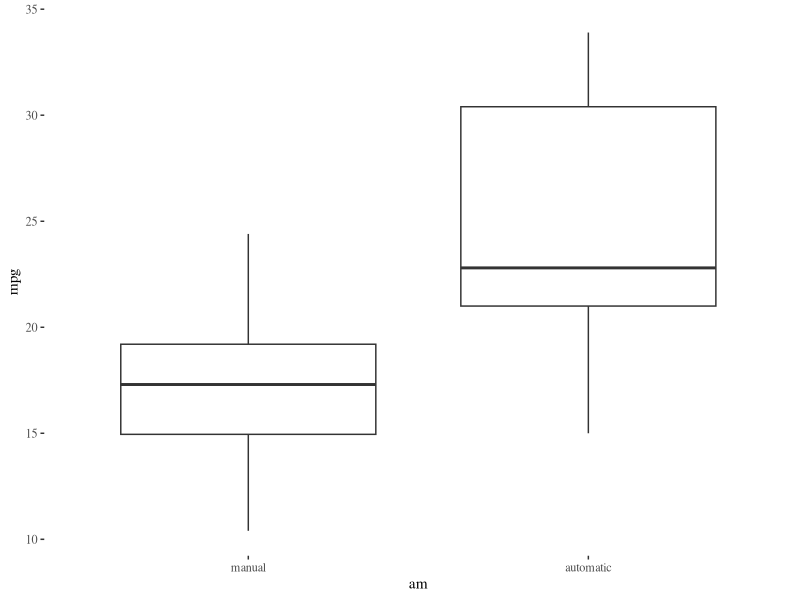
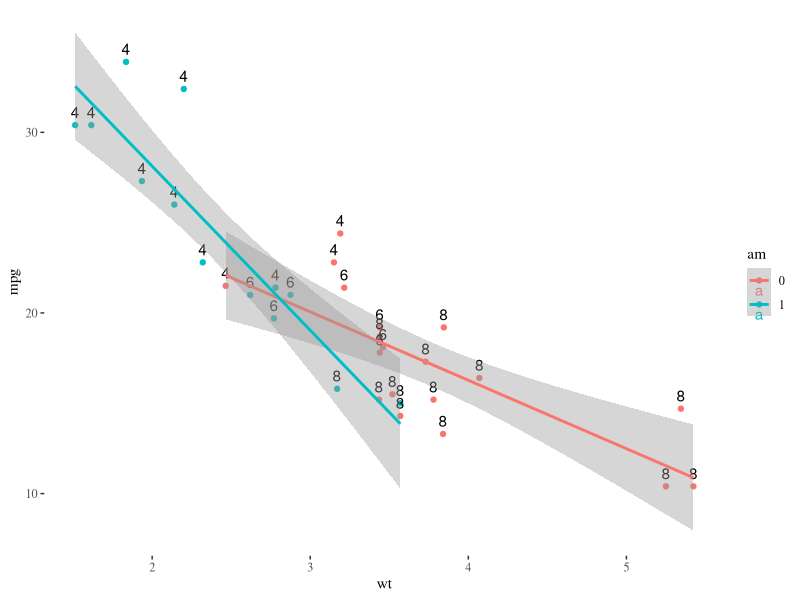
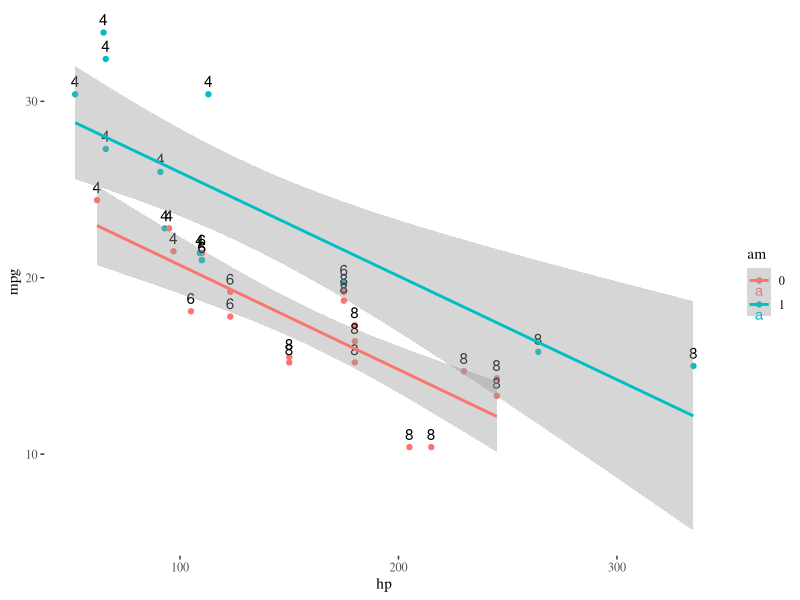
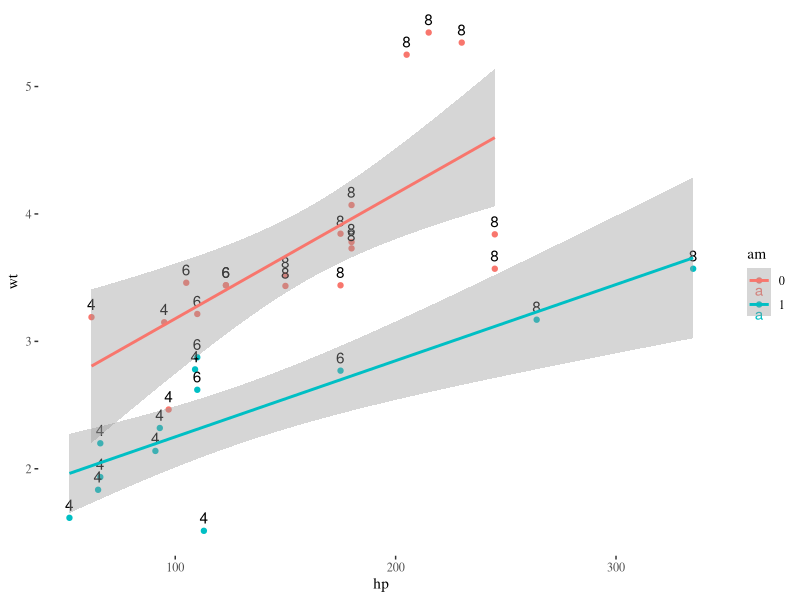
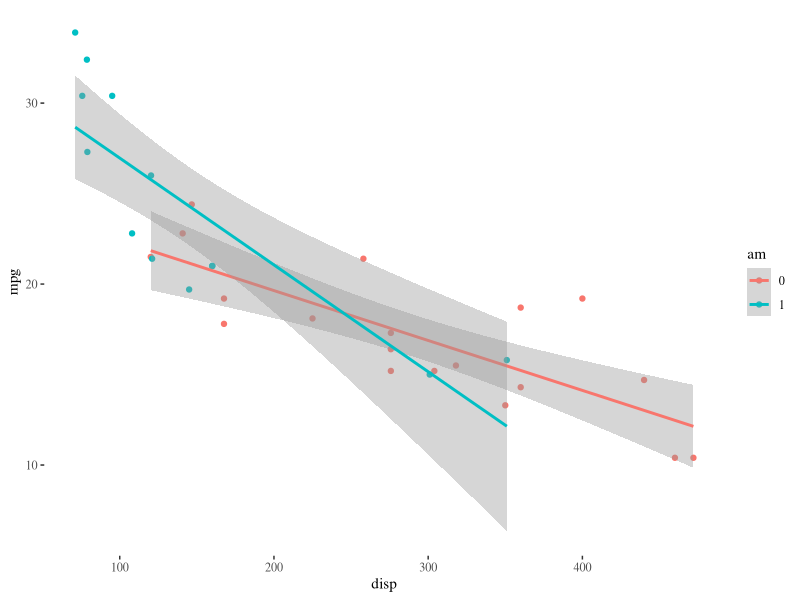
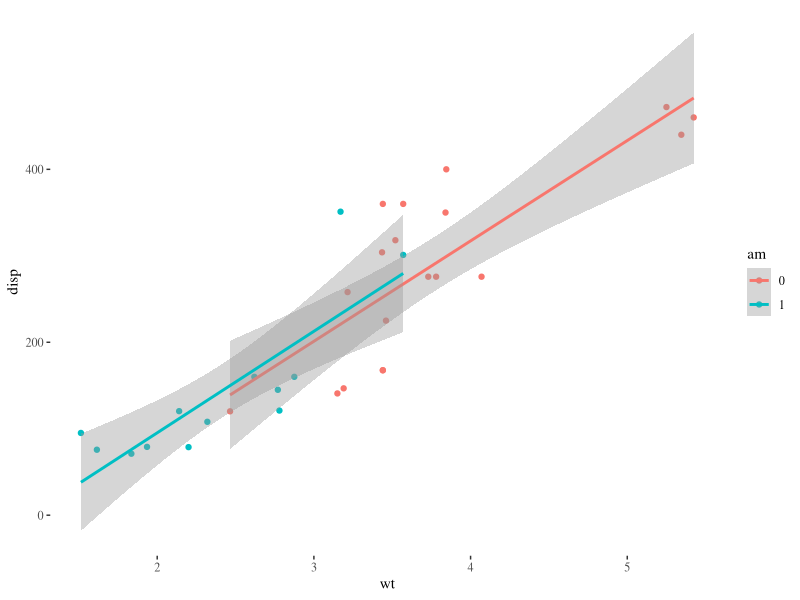
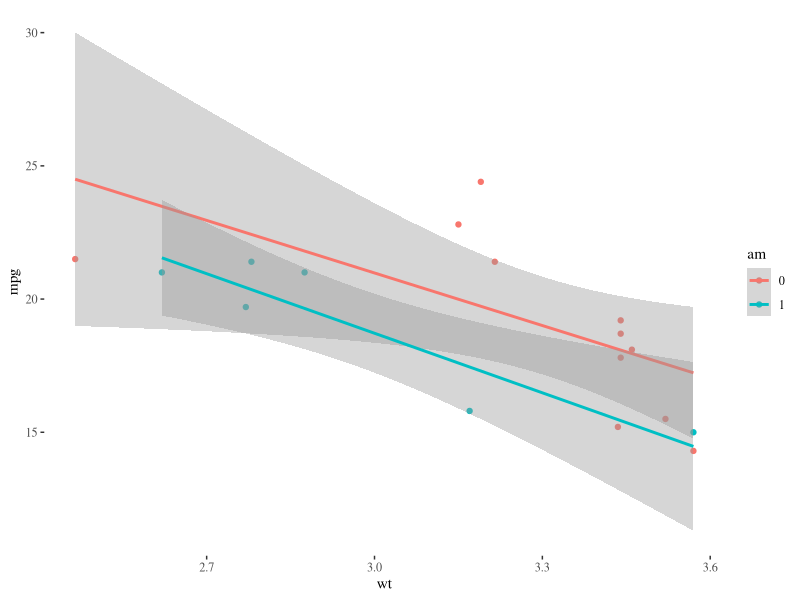
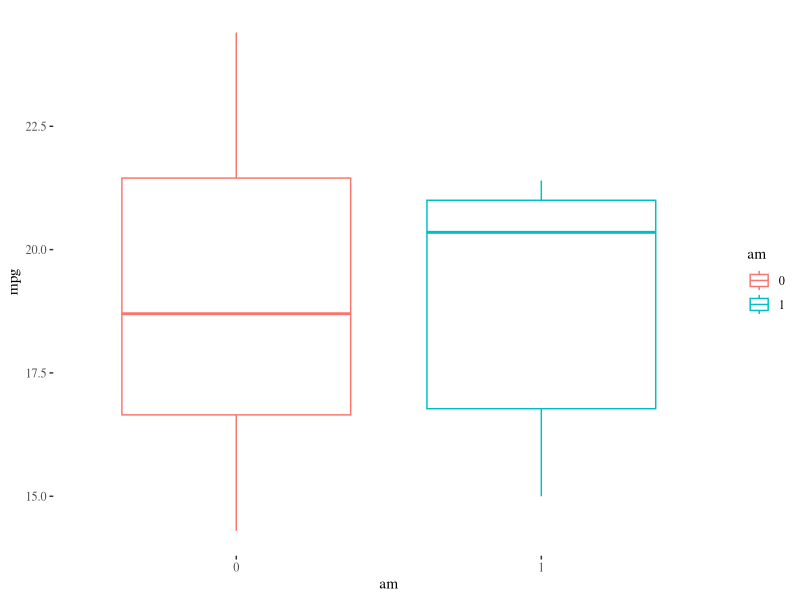

These charts were generated, in order, by the following R code:
## ---- chunk 1
require('ggplot2')
require('data.table')
require('ggthemes')
cs.dt <- data.table(mtcars)
cs.dt$am <- as.factor(cs.dt$am)
cs.dt$cyl <- as.factor(cs.dt$cyl)
cs.dt$gear <- as.factor(cs.dt$gear)
## ---- chunk 2

ggplot(cs.dt, aes(am, mpg)) +
    geom_boxplot() +
        theme_tufte() +
            scale_x_discrete(labels=c("manual", "automatic"))
## ---- chunk 3

ggplot(cs.dt, aes(wt, mpg, colour=am)) +
    geom_point() +
        geom_text(aes(label=cyl, colour=NULL), vjust=-0.6) +
        theme_tufte() +
            geom_smooth(method='lm')

ggplot(cs.dt, aes(hp, mpg, colour=am)) +
    geom_point() +
        geom_text(aes(label=cyl, colour=NULL), vjust=-0.6) +
        theme_tufte() +
            geom_smooth(method='lm')

ggplot(cs.dt, aes(hp, wt, colour=am)) +
    geom_point() +
        geom_text(aes(label=cyl, colour=NULL), vjust=-0.6) +
        theme_tufte() +
            geom_smooth(method='lm')


ggplot(cs.dt, aes(disp, mpg, colour=am)) +
    geom_point() +
        theme_tufte() +
            geom_smooth(method='lm')

ggplot(cs.dt, aes(wt, disp, colour=am)) +
    geom_point() +
        theme_tufte() +
            geom_smooth(method='lm')


## ---- chunk 4
fit.wt <- lm(mpg ~ wt*am, data=cs.dt)
summary(fit.wt)
fit.hp <- lm(mpg ~ hp*am, data=cs.dt)
summary(fit.hp)
fit.hpwt <- lm(mpg ~ (hp+wt)*am, data=cs.dt)
summary(fit.hpwt)



fit2 <- lm(mpg ~ wt+hp, data=cs.dt)
summary(fit2)


fit1 <- lm(mpg ~ wt, data=cs.dt)
fit <- lm(mpg ~ ., data=cs.dt)
summary(fit)
## ---- chunk 5
wt.max <- max(cs.dt[am==1, wt])
wt.min <- min(cs.dt[am==0, wt])
wt.min
cs.dt.res <- cs.dt[wt>=wt.min & wt<=wt.max]
ggplot(cs.dt.res, aes(wt, mpg, colour=am)) +
    geom_point() +
        theme_tufte() +
            geom_smooth(method='lm')

ggplot(cs.dt.res, aes(am, mpg, colour=am)) +
    geom_boxplot() +
        theme_tufte() 


## ---- chunk 6
library(ggplot2)
qplot(Sepal.Length, Petal.Length, data = iris, color = Species)
## ---- chunk 7
qplot(wt, mpg, data=mtcars, colour=factor(cyl))
## ---- chunk 8
qplot(factor(cyl), mpg, data = mtcars, geom = "boxplot")
## ---- chunk 9
library(xtable)
options(xtable.comment = FALSE)
options(xtable.booktabs = TRUE)
xtable(head(mtcars[,1:6]), caption = "First rows of mtcars")
